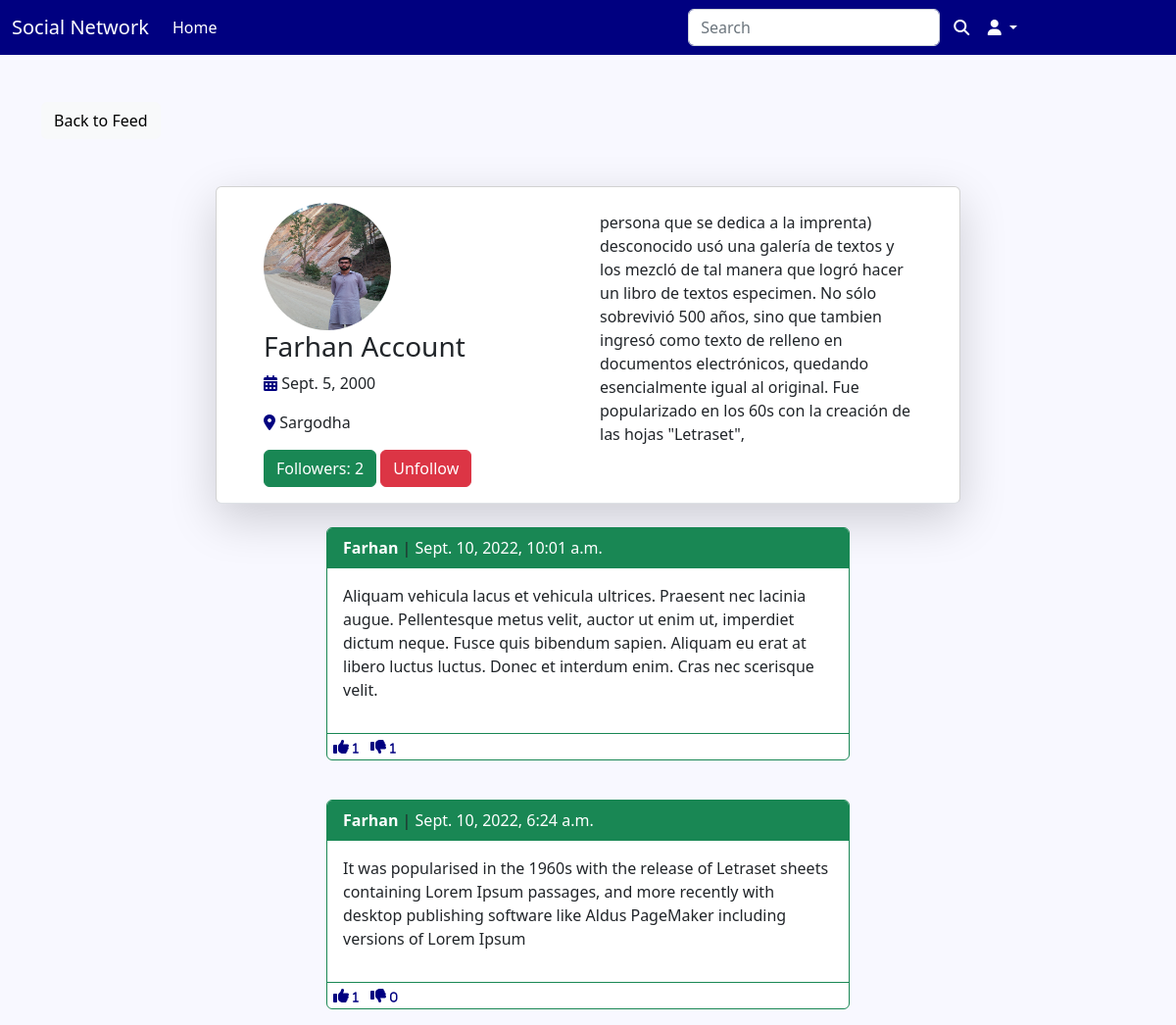
The page /social/profile/3/ (signed in) on the database its author committed.
### social/models.py (models this page shows, shortened)
class UserProfile(models.Model):
    user = models.OneToOneField(User,on_delete=models.CASCADE,primary_key=True,verbose_name='user',related_name='profile')
    name = models.CharField(max_length=30,blank=True,null=True)
    bio = models.TextField(max_length=500,blank=True,null=True)
    birth_date = models.DateField(null=True,blank=True)
    location = models.CharField(max_length=100,null=True,blank=True)
    image = models.ImageField(upload_to='uploads/ProfileImages',default='uploads/ProfileImages/default.png',blank=True)
    followers = models.ManyToManyField(User,blank=True,related_name="followers")

class Post(models.Model):
    body = models.TextField()
    created_on = models.DateTimeField(default=timezone.now)
    author = models.ForeignKey(User,on_delete=models.CASCADE)
    likes = models.ManyToManyField(User,blank=True,related_name="likes")
    dislikes = models.ManyToManyField(User,blank=True,related_name="dislikes")

### social/views.py (the view)
# urls.py: path('profile/<int:pk>/',UserProfileView.as_view(),name="user-profile"),
class UserProfileView(LoginRequiredMixin,View):
    login_url = '/login/'
    redirect_field_name = 'login'
    def get(self,request,pk,*args,**kwargs):
        profile = UserProfile.objects.get(pk=pk)
        user = profile.user
        posts = Post.objects.filter(author=user).order_by('-created_on')
        followers = profile.followers.all()
        if len(followers) == 0:
            followed = False
        for follower in followers:
            if follower == request.user:
                followed = True
                break
            else:
                followed = False
        number_of_followers = len(followers)
        context = {'profile':profile,'posts':posts,'user':user,'number_of_followers':number_of_followers,'followed':followed}
        return render(request,'social/user_profile.html',context)

### social/templates/social/user_profile.html (shortened to what this page needs)
{% extends 'navbar.html' %}
{% block content %}
<div class="container">
    <div class="row mt-5">
        <div class="col-md-3 col-sm-6">
            <a href="" class="btn btn-light">Back to Feed</a>
        </div>
    </div>
    <div class="row justify-content-center mt-5">
        <div class="card shadow-lg col-md-8 col-sm-12 border-bottom px-5 pt-3">
            <div class="row">
                <div class="col-md-6">
                 <a href="{{ profile.image.url }}"><img src="{{ profile.image.url }}" class="rounded-circle" width="130" height="130" /></a>
                 {% if profile.name %}
                 <h3>{{ profile.name }}
                    {% endif %}
                </h3>
                {% if profile.birth_date %}
                <p><i class="fa-solid fa-calendar-days" style="color:navy"></i> {{ profile.birth_date }} </p>
                {% endif %}
                {% if profile.location %}
                <p><i class="fa-solid fa-location-dot" style="color:navy;"> </i>   {{profile.location}} </p>
                {% endif %}
                <div class="mb-3 d-flex flex-row">
                    <a href="{% url 'followers-list' profile.pk %}" class="btn btn-success">Followers: {{ number_of_followers }}</a>&nbsp;
                    {% if user == request.user %}
                    {% else %}
                        {% if followed %}
                        <form method="POST" action="{% url 'unfollow' profile.pk %}">
                            <button type="submit" class="btn btn-danger">Unfollow</button>
                        </form>
                        {% else %}
                        <form method="POST" action="{% url 'follow' profile.pk %}">
                                {% csrf_token %}
                            <button type="submit" class="btn btn-primary">Follow</button>
                        </form>
                        {% endif %}
                    {% endif %}
                </div>
            </div>
            <div class="col-md-6 mt-2">
                {% if profile.bio %}
                <p> {{profile.bio}} </p>
                {% endif %}
            </div>
        </div>
    </div>
    {% for post in posts %}
    <div class="row mt-4">
        <div class="col-md-3"></div>
        <div class="col-md-6">
            <div class="card border-success mb-3 ">
                <div class="card-header border-success bg-success ">
                    <strong style="color:white;">{{ post.author }}</strong> |<span style="color:white;"> {{ post.created_on }} </span>
                </div>
                <div class="card-body position-relative border-bottom border-success">
                  <p class="card-text"> {{ post.body }} </p>
              </div>
              <div class="d-flex flex-row">
                  <form method="POST" action="{% url 'like' post.pk %}">
                    <button style="background-color: transparent; border: none; box-shadow: none;" type="submit">
                      <i class="fa-solid fa-thumbs-up" style="color:navy;"> <span style="font-size:12px;"> {{ post.likes.all.count }} </span> </i>
                  </button>
              </form>
              <form method="POST" action="{% url 'dislike' post.pk %}">
                <button style="background-color: transparent; border: none; box-shadow: none;" type="submit">
                  <i class="fa-solid fa-thumbs-down" style="color:navy;"> <span style="font-size:12px;">{{ post.dislikes.all.count }}</span> </i>
              </button>
          </form>
      </div>
  </div>
</div>
<div class="col-md-3"></div>
</div>
{% endfor %}
</div>
</div>
{% endblock content %}

### templates/navbar.html (shortened to what this page needs)
<!DOCTYPE html>
{% load static %}
<html lang="en">
  <head>
    <link href="https://cdn.jsdelivr.net/npm/bootstrap@5.2.0/dist/css/bootstrap.min.css" rel="stylesheet">
<link rel="stylesheet" type="text/css" href="{% static 'css/style.css' %}">
  </head>
  <body>
    <nav class="navbar navbar-expand-lg">
  <div class="container-fluid">
    <a class="navbar-brand text-white" href="#">Social Network</a>
    <div class="collapse navbar-collapse" id="navbarSupportedContent">
      <ul class="navbar-nav me-auto mb-2 mb-lg-0">
        <li class="nav-item">
          <a class="nav-link active text-white" aria-current="page" href="{% url 'post_list' %}">Home</a>
        </li>
      </ul>
       <form method="GET" action="{% url 'search' %}" class="d-flex" role="search">
        <input class="form-control me-2" name="query" type="search" placeholder="Search" aria-label="Search" value="{{ request.GET.query }}">
        <button type="submit" style="border: none; background-color: transparent;box-shadow: none;color: white;"><i class="fas fa-search"></i></button>
      </form>&nbsp;&nbsp;&nbsp;
       <div class="nav-item dropdown" style="margin-right: 150px;">
              <a class="nav-link dropdown-toggle text-white" data-bs-toggle="dropdown" href="#" role="button" aria-expanded="false"><i class="fas fa-user"></i>
              </a>
            </div>
    </div>
  </div>
</nav>
    {% block content %}
    {% endblock content %}
  </body>
</html>

### static/css/style.css (style rules this page uses)
body { background-color: ghostwhite; }
nav { background-color: navy; }

### rows shown on the page
UserProfile: image (picture), name "Farhan Account", birth_date "Sept. 5, 2000", location "Sargodha", bio "persona que se dedica a la imprenta) desconocido usó una galería de textos y los mezcló de tal manera que logró hacer un libro de textos especimen. No sólo sobrevivió 500 años, sino que tambien ingresó como texto de relleno en documentos electrónicos, quedando esencialmente igual al original. Fue popularizado en los 60s con la creación de las hojas \"Letraset\","
Post: author "Farhan", created_on "Sept. 10, 2022, 10:01 a.m.", body "Aliquam vehicula lacus et vehicula ultrices. Praesent nec lacinia augue. Pellentesque metus velit, auctor ut enim ut, imperdiet dictum neque. Fusce quis bibendum sapien. Aliquam eu erat at libero luctus luctus. Donec et interdum enim. Cras nec scerisque velit.", likes.all.count "1", dislikes.all.count "1"
Post: author "Farhan", created_on "Sept. 10, 2022, 6:24 a.m.", body "It was popularised in the 1960s with the release of Letraset sheets containing Lorem Ipsum passages, and more recently with desktop publishing software like Aldus PageMaker including versions of Lorem Ipsum", likes.all.count "1", dislikes.all.count "0"

### other values the page prints
{{ number_of_followers }} "2"
